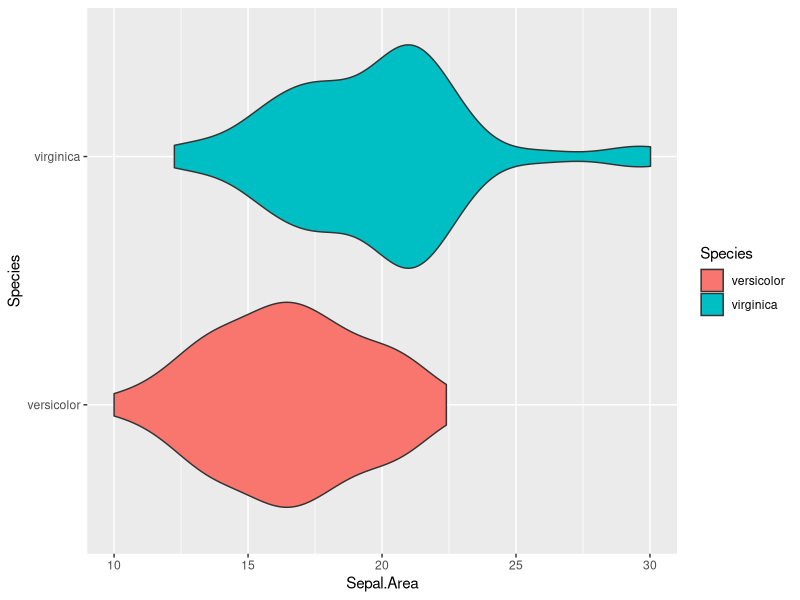

This chart was generated by the following R code: (Note: this script raises an error after producing the figure.)
## ---- chunk 1
library(tidyverse)
## ---- chunk 2
data("iris")
iris %>% 
  select(-Petal.Length,-Petal.Width) %>%
  mutate(Sepal.Area = Sepal.Length * Sepal.Width) %>%
  filter(Species != "setosa") %>%
  ggplot(aes(x=Sepal.Area,y=Species,fill=Species)) + 
  geom_violin()
## ---- chunk 3
df.out <- tibble(`An apple`=1:3,
           `A banana`=c(1.2,3.2,4.5)) 
df.out
df.out %>%
  write.csv("temp.csv",row.names = FALSE)
## ---- chunk 4
df <- read.csv("temp.csv")
df
## ---- chunk 5
data("iris")
iris %>%
  group_by(Species) %>%
  summarize(n=n(),
            Mean = mean(Petal.Length),
            St.Dev = sd(Petal.Length))
## ---- chunk 6
iris %>%
  group_by(Species) %>%
  summarize(Min=min(Sepal.Length),
            Max=max(Sepal.Length),
            Variance=var(Sepal.Length))
## ---- chunk 7
iris %>% 
  mutate(Petal.Area = Petal.Length * Petal.Width,
         Sepal.Area = Sepal.Length * Sepal.Width) %>%
  group_by(Species) %>%
  summarize(Mean.Petal.Area = mean(Petal.Area),
            Mean.Sepal.Area = mean(Sepal.Area))
## ---- chunk 8
left <- tibble(x=runif(4),y=runif(4),
                group=c("a","a","a","b"))
right <- tibble(group=c("a","b","c","d"),z=c(10,5,1,0))
print(left)
print(right)
## ---- chunk 9
left <- tibble(x=runif(4),y=runif(4),
                group=c("a","b","d","e"))
right <- tibble(group=c("a","b","c","d"),z=c(10,5,1,0))
print(left)
print(right)
## ---- chunk 10

## ---- chunk 11
children <- c("Barry","Jay","Wally")
age_5 <- c(42,46,43)
age_10 <- c(62,67,62)
age_15 <- c(68,72,67)
df <- data.frame(Name=children,
                 age_5=age_5,
                 age_10=age_10,
                 age_15=age_15)
